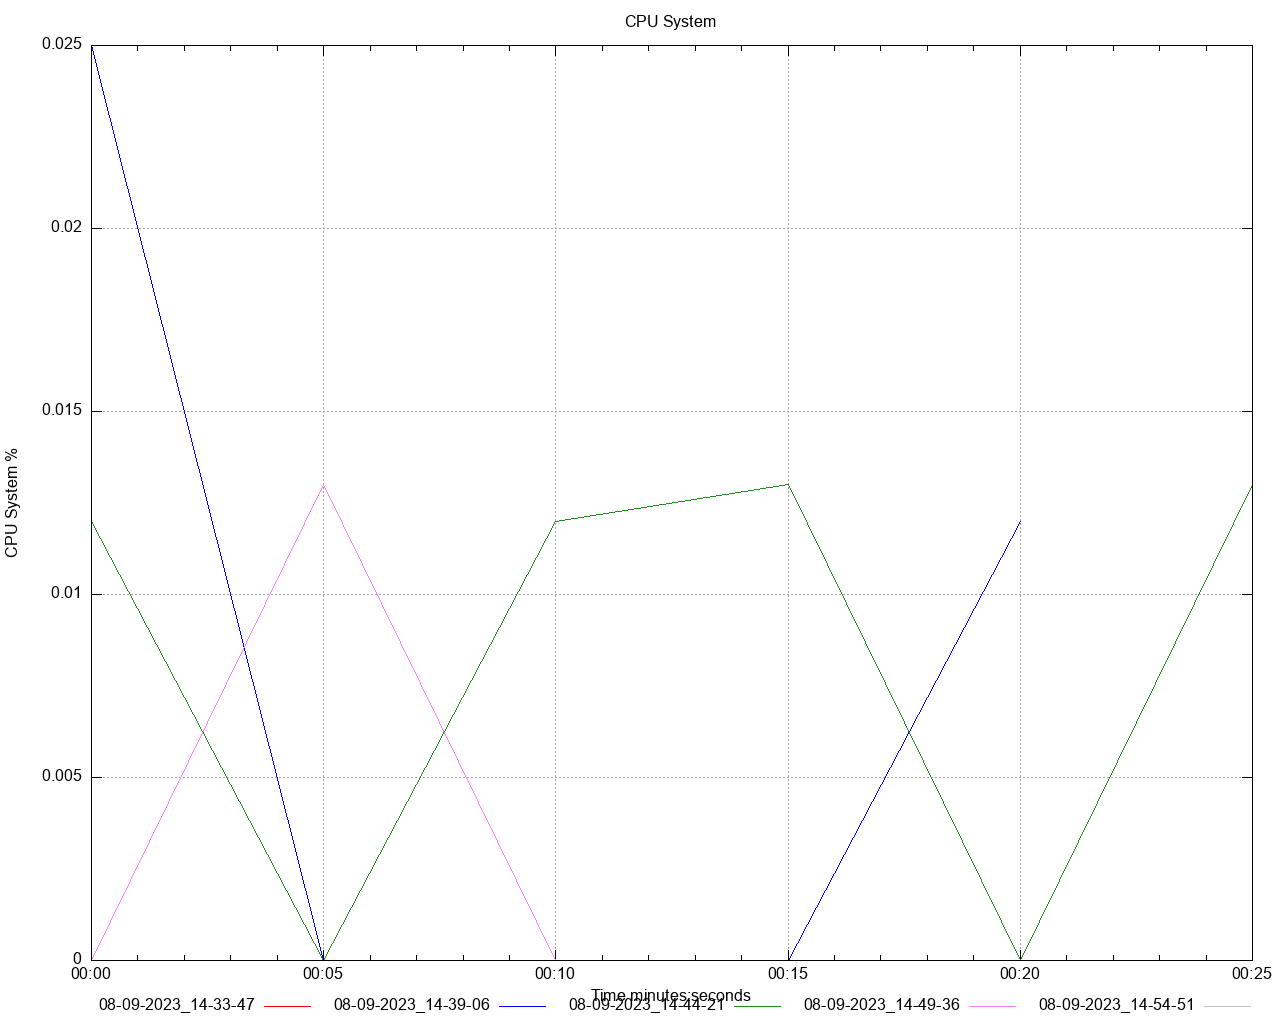

Write gnuplot code to recreate this figure.
set title 'CPU System' noenhanced
set style data lines
set datafile separator ","
set terminal png size 1280,1024
set grid
set key below
set xdata time
set timefmt "%s"
offset = 0
t0(x)=(offset=($0==0) ? x : offset, x - offset)
set xlabel 'Time minutes:seconds'
set ylabel 'CPU System %'
set output '/Users/gbarnett/git/hazelcast-simulator/atomiclong-3node-member/atomicreference/dstat/cpu_system_A6.png'
plot \
   '/Users/gbarnett/git/hazelcast-simulator/atomiclong-3node-member/atomicreference/data/cpu_system_A6_1.data' using (t0(timecolumn(1))):2 title "08-09-2023_14-33-47" noenhanced lt rgb "red", \
   '/Users/gbarnett/git/hazelcast-simulator/atomiclong-3node-member/atomicreference/data/cpu_system_A6_2.data' using (t0(timecolumn(1))):2 title "08-09-2023_14-39-06" noenhanced lt rgb "blue", \
   '/Users/gbarnett/git/hazelcast-simulator/atomiclong-3node-member/atomicreference/data/cpu_system_A6_3.data' using (t0(timecolumn(1))):2 title "08-09-2023_14-44-21" noenhanced lt rgb "forest-green", \
   '/Users/gbarnett/git/hazelcast-simulator/atomiclong-3node-member/atomicreference/data/cpu_system_A6_4.data' using (t0(timecolumn(1))):2 title "08-09-2023_14-49-36" noenhanced lt rgb "orchid", \
   '/Users/gbarnett/git/hazelcast-simulator/atomiclong-3node-member/atomicreference/data/cpu_system_A6_5.data' using (t0(timecolumn(1))):2 title "08-09-2023_14-54-51" noenhanced lt rgb "grey", \
